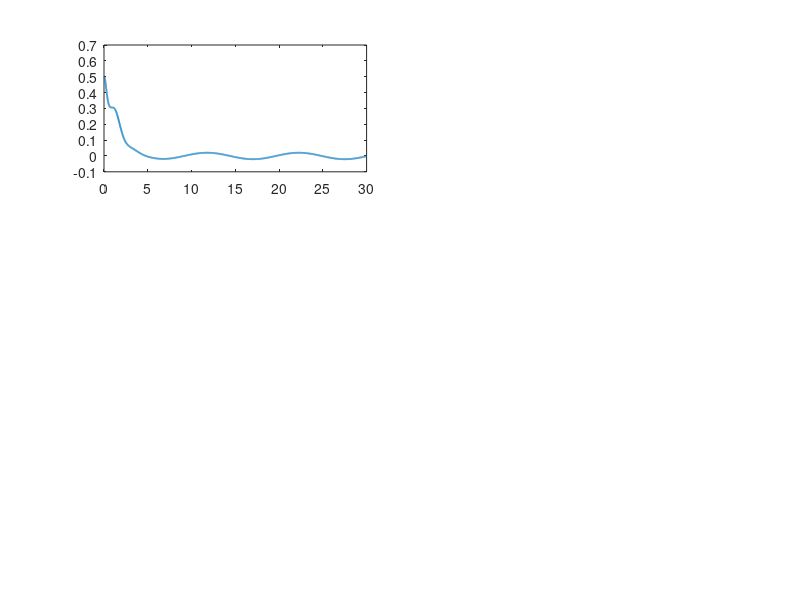

This figure's MATLAB source: (Note: this script raises an error after producing the figure.)
% adaptive_dob_example.m
% Minimal working example: Adaptive backstepping + ESO(DOB) for scalar plant.
% Save and run in MATLAB: >> adaptive_dob_example

function adaptive_dob_example
    close all; clear; clc;

    % Simulation time
    Tfinal = 30;
    tspan = [0 Tfinal];

    % ----- Design parameters (tune these) -----
    k1 = 0.8;          % virtual control gain (> 1/sqrt(3) recommended)
    k2 = 1.5;          % damping gain
    gamma = 5;         % adaptation gain

    % ESO (DOB) gains (choose sufficiently large for bandwidth but watch noise)
    ell1 = 30;
    ell2 = 200;
    ell3 = 300;

    % Robustifier (saturation) parameters (optional)
    rho = 0.02;
    eps_sat = 0.05;

    % Projection bounds for theta estimate
    theta_min = -10;
    theta_max = 10;

    % ----- True plant and regressor -----
    theta_true = 1.2;                                 % unknown constant
    f_func = @(x1,x2) (1 + 0.5*tanh(0.5*x1));         % example bounded regressor

    % ----- Disturbance (bounded, smooth) -----
    d_func = @(t) 0.25*sin(0.6*t);                    % amplitude 0.25

    % ----- Initial conditions: [x1;x2; hatx1;hatx2; hatd; hat_theta]
    x1_0 = 0.5;
    x2_0 = 0.0;
    hatx1_0 = 0.0;
    hatx2_0 = 0.0;
    hatd_0  = 0.0;
    hattheta_0 = 0.5;
    x0 = [x1_0; x2_0; hatx1_0; hatx2_0; hatd_0; hattheta_0];

    % Pack params for ODE
    params.k1 = k1; params.k2 = k2; params.gamma = gamma;
    params.ell1 = ell1; params.ell2 = ell2; params.ell3 = ell3;
    params.rho = rho; params.eps_sat = eps_sat;
    params.theta_true = theta_true;
    params.f_func = f_func;
    params.d_func = d_func;
    params.theta_min = theta_min; params.theta_max = theta_max;

    % ODE solver
    opts = odeset('RelTol',1e-6,'AbsTol',1e-8);
    [T,X] = ode45(@(t,x) closed_loop_ode(t,x,params), tspan, x0, opts);

    % Extract signals
    x1 = X(:,1); x2 = X(:,2);
    hatx1 = X(:,3); hatx2 = X(:,4);
    hatd = X(:,5); hattheta = X(:,6);

    % For plotting compute control, z2, f, disturbance, residual
    N = length(T);
    u = zeros(N,1); e_d = zeros(N,1); z2vec = zeros(N,1); fvals = zeros(N,1); dvec = zeros(N,1);
    for i=1:N
        t = T(i);
        xi = X(i,1:2)';
        ht = X(i,6);
        fval = f_func(xi(1),xi(2));
        z2 = xi(2) + k1*xi(1);
        u(i) = -ht * fval - k2*z2 - hatd(i) - rho*saturate(z2/eps_sat);
        e_d(i) = d_func(t) - hatd(i);
        z2vec(i) = z2;
        fvals(i) = fval;
        dvec(i) = d_func(t);
    end

    % ----- Plots -----
    figure('Name','Adaptive backstepping + DOB','Position',[200 200 900 700]);
    subplot(3,2,1);
    plot(T,x1,'LineWidth',1.3); hold on; yline(0,'--k'); grid on;
    title('x_1 (position)'); xlabel('t (s)'); ylabel('x_1');

    subplot(3,2,2);
    plot(T,x2,'LineWidth',1.3); grid on;
    title('x_2 (velocity)'); xlabel('t (s)'); ylabel('x_2');

    subplot(3,2,3);
    plot(T,hattheta,'LineWidth',1.3); hold on; yline(theta_true,'--r'); grid on;
    title('\hat\theta (estimate)'); xlabel('t (s)'); ylabel('\hat\theta'); legend('\hat\theta','\theta_{true}');

    subplot(3,2,4);
    plot(T,hatd,'LineWidth',1.3); hold on; plot(T,dvec,'--','LineWidth',1); grid on;
    title('\hat d and true d'); xlabel('t (s)'); ylabel('d'); legend('\hat d','d');

    subplot(3,2,5);
    plot(T,u,'LineWidth',1.3); grid on;
    title('Control input u'); xlabel('t (s)'); ylabel('u');

    subplot(3,2,6);
    plot(T,e_d,'LineWidth',1.3); grid on;
    title('DOB residual e_d = d - \hat d'); xlabel('t (s)'); ylabel('e_d');

    figure('Name','z2 and robustifier','Position',[250 250 600 300]);
    plot(T,z2vec,'LineWidth',1.3); hold on;
    plot(T, rho*sign(z2vec).*(abs(z2vec)>eps_sat),'--','LineWidth',1);
    title('z_2 and robustifier action'); xlabel('t (s)'); grid on; legend('z_2','robustifier approx');

    % -------------------------
    % ODE function describing closed-loop dynamics
    function xdot = closed_loop_ode(t,x,par)
        % unpack
        x1 = x(1); x2 = x(2);
        hatx1 = x(3); hatx2 = x(4);
        hatd  = x(5); hattheta = x(6);

        k1 = par.k1; k2 = par.k2; gamma = par.gamma;
        ell1 = par.ell1; ell2 = par.ell2; ell3 = par.ell3;
        rho = par.rho; eps_sat = par.eps_sat;
        f = par.f_func(x1,x2);
        d = par.d_func(t);

        % backstepping coords
        z1 = x1;
        z2 = x2 + k1*x1;

        % control law
        u = -hattheta * f - k2 * z2 - hatd - rho * saturate(z2/eps_sat);

        % plant dynamics
        x1dot = x2;
        x2dot = par.theta_true * f + u + d;

        % ESO (DOB) dynamics (uses measurement x1)
        hatx1dot = hatx2 + ell1*(x1 - hatx1);
        hatx2dot = hattheta * f + u + hatd + ell2*(x1 - hatx1);
        hatddot  = ell3*(x1 - hatx1);

        % adaptation with simple projection to [theta_min, theta_max]
        theta_dot = gamma * f * z2;
        if ( (hattheta >= par.theta_max && theta_dot>0) || (hattheta <= par.theta_min && theta_dot<0) )
            theta_dot = 0;
        end

        xdot = [x1dot; x2dot; hatx1dot; hatx2dot; hatddot; theta_dot];
    end

    % Smooth-ish saturation helper
    function y = saturate(s)
        y = max(-1,min(1,s));
    end
end
